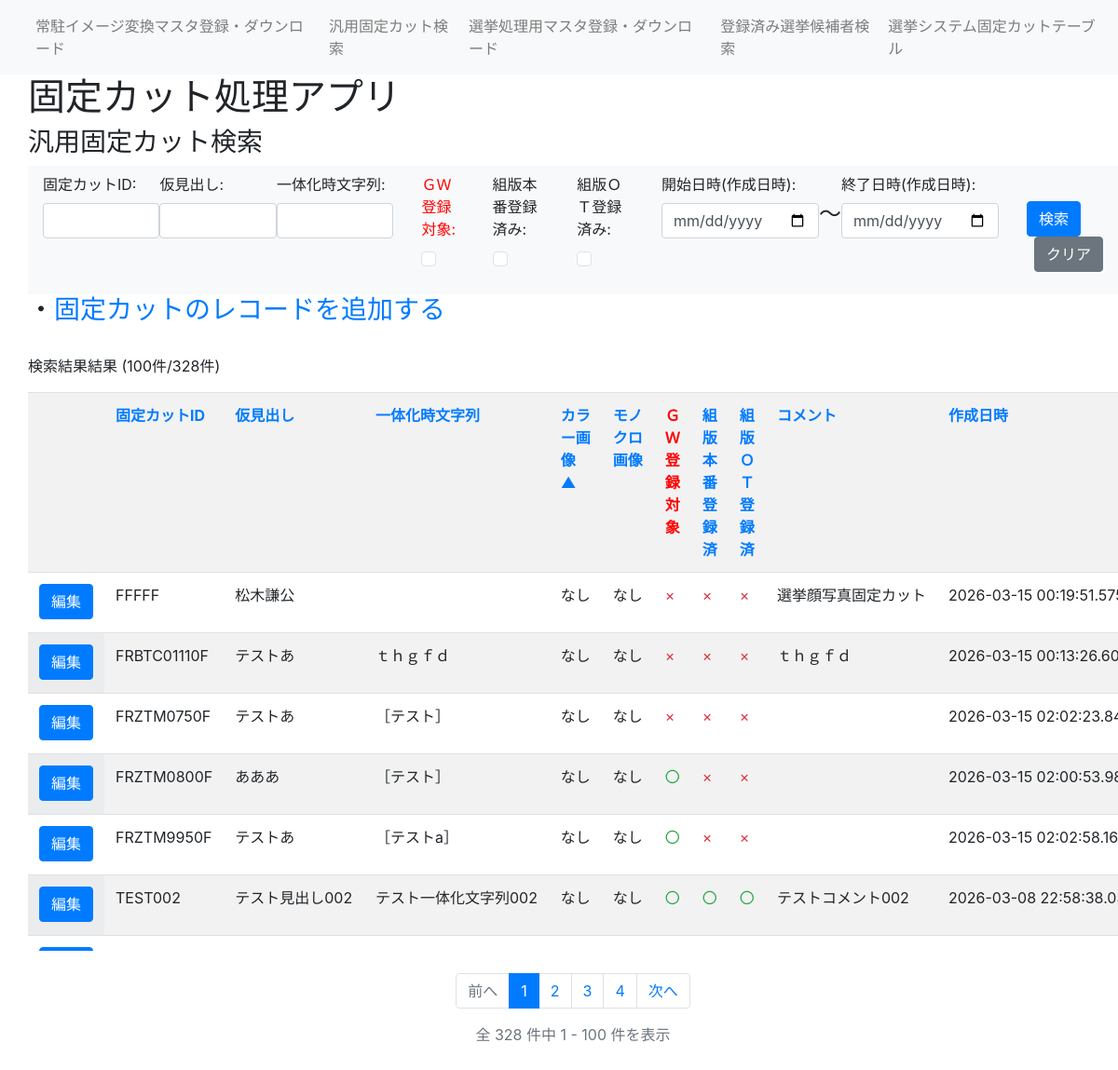
The page /general/1?midashi=&ID=&Str=&GWFlg=&prodFlg=&OTFlg=&startdate=&enddate=&sort_by=colorUrl&sort_dir=asc on the database its author committed.
### fixedcut_app/models/fixedcut.py (models this page shows)
class FixedCut(db.Model):
    ___tablename__ = "fixedcut"
    id = db.Column(db.String(20), primary_key=True) #固定カットID
    midashi = db.Column(db.String(30)) #仮見出し
    Str = db.Column(db.String(100)) #一体化時文字列
    colorUrl = db.Column(db.String(100)) #カラー画像のURL
    monoUrl = db.Column(db.String(100)) #モノクロ画像のURL
    GWFlg = db.Column(db.Boolean, default=False) #GW登録対象
    prodFlg = db.Column(db.Boolean, default=False) #組版本番登録済みか
    OTFlg = db.Column(db.Boolean, default=False) #組版OT系登録済みか
    comment = db.Column(db.String(255)) #コメント
    created_at = db.Column(db.DateTime, nullable=False, default=datetime.now)  # 作成日時
    updated_at = db.Column(db.DateTime, nullable=False, default=datetime.now, onupdate=datetime.now)  # 更新日時

### fixedcut_app/views.py (the view)
@app.route('/general', methods=['GET', 'POST'])
@app.route('/general/<int:page>', methods=['GET', 'POST'])
def general(page=1):
    from fixedcut_app.views_general import general_handler
    return general_handler(page=page)

### fixedcut_app/views.py (called while the page is built)
@app.before_request
def log_request():
    app.logger.info("Request: %s %s from %s", request.method, request.path, request.remote_addr)

### fixedcut_app/templates/general.html (shortened to what this page needs)
{% extends 'layout.html' %}
{% block header %}
<h3>汎用固定カット検索</h3>
{% endblock %}
{% block content %}
<h3>・<a href="/general_add">固定カットのレコードを追加する</a></h3>
{% endblock %}
{% block serchbar %}
<nav class="navbar navbar-expand-lg navbar-light bg-light">
    <form class="form-group" action="{{ url_for('general') }}" method="POST">
        <ul class="navbar-nav">
            <li class="nav-item">
                <label for="ID">固定カットID:</label>
                <input name="ID" type="text" class="form-control" id="ID" value="{{ savelist[1] }}">
            </li>
            <li class="nav-item">
                <label for="midashi">仮見出し:</label>
                <input name="midashi" type="text" class="form-control" id="midashi" value="{{ savelist[0] }}">
            </li>
            <li class="nav-item">
                <label for="Str">一体化時文字列:</label>
                <input name="Str" type="text" class="form-control" id="Str" value="{{ savelist[2] }}">
            </li>
            <li class="nav-item pad">
                <label for="GWFlg"><font color="red">ＧＷ登録対象:</font></label>
                <br>
                {% if savelist[3]=="on" %}
                <input name="GWFlg" type="checkbox" class="form-check-input ms-auto" id="checkTab1" checked>
                {% else %}
                <input name="GWFlg" type="checkbox" class="form-check-input ms-auto" id="checkTab1">
                {% endif %}
            </li>
            <li class="nav-item pad">
                <label for="prodFlg">組版本番登録済み:</label>
                <br>
                {% if savelist[4]=="on" %}
                <input name="prodFlg" type="checkbox" class="form-check-input ms-auto" id="checkTab1" checked>
                {% else %}
                <input name="prodFlg" type="checkbox" class="form-check-input ms-auto" id="checkTab1">
                {% endif %}
            </li>
            <li class="nav-item pad">
                <label for="OTFlg">組版ＯＴ登録済み:</label>
                <br>
                {% if savelist[5]=="on" %}
                <input name="OTFlg" type="checkbox" class="form-check-input ms-auto" id="checkTab1" checked>
                {% else %}
                <input name="OTFlg" type="checkbox" class="form-check-input ms-auto" id="checkTab1">
                {% endif %}
            </li>
            <li class="nav-item pad">
                <label for="startdate">開始日時(作成日時):</label>
                <input name="startdate" type="date" class="form-control" id="startdate" value="{{ savelist[6] }}">
            </li>
            <li class="nav-item pad-above">
                <h4>～</h4>
            </li>
            <li class="nav-item ">
                <label for="enddate">終了日時(作成日時):</label>
                <input name="enddate" type="date" class="form-control" id="enddate" value="{{ savelist[7] }}">
            </li>
            <li class="nav-item pad pad-above">
                <button type="submit" class="btn btn-primary">検索</button>
                <button type="button" class="btn btn-secondary ms-2" onclick="clearForm()">クリア</button>
            </li>
        </ul>
    </form>
</nav>
{% endblock %}
{% block serch_result %}
 <div class="pad">
    {% set id_q = savelist[1] %}
    {% set midashi_q = savelist[0] %}
    {% set str_q = savelist[2] %}
    {% set gw_q = savelist[3] %}
    {% set prod_q = savelist[4] %}
    {% set ot_q = savelist[5] %}
    {% set start_q = savelist[6] %}
    {% set end_q = savelist[7] %}
    {% macro sort_link(label, key, text_color='') -%}
        {%- set next_dir = 'desc' if sort_by == key and sort_dir == 'asc' else 'asc' -%}
        <a href="{{ url_for('general', page=1, midashi=midashi_q, ID=id_q, Str=str_q, GWFlg=gw_q, prodFlg=prod_q, OTFlg=ot_q, startdate=start_q, enddate=end_q, sort_by=key, sort_dir=next_dir) }}" {% if text_color %}style="color: {{ text_color }};"{% endif %}>
            {{ label }}
            {% if sort_by == key %}
                {% if sort_dir == 'asc' %}
                    ▲
                {% else %}
                    ▼
                {% endif %}
            {% endif %}
        </a>
    {%- endmacro %}
    <p>検索結果結果
        {% if results | length > 0 %}
        ({{ results | length }}件/{{ pagination.total }}件)
        {% endif %}
    </p>
    <div class="table-container-vertical">
    <table class="table table-striped table-hover">
        <tr>
            <th></th>
            <th>{{ sort_link('固定カットID', 'id') }}</th>
            <th>{{ sort_link('仮見出し', 'midashi') }}</th>
            <th>{{ sort_link('一体化時文字列', 'Str') }}</th>
            <th>{{ sort_link('カラー画像', 'colorUrl') }}</th>
            <th>{{ sort_link('モノクロ画像', 'monoUrl') }}</th>
            <th>{{ sort_link('ＧＷ登録対象', 'GWFlg', 'red') }}</th>
            <th>{{ sort_link('組版本番登録済', 'prodFlg') }}</th>
            <th>{{ sort_link('組版ＯＴ登録済', 'OTFlg') }}</th>
            <th>{{ sort_link('コメント', 'comment') }}</th>
            <th>{{ sort_link('作成日時', 'created_at') }}</th>
        </tr>
        {% for res in results %}
        <tr>
            <td class=table-data>
                <button onclick="location.href='/general_detail/{{ res.id }}'" class="btn btn-primary">編集</button>
            </td>
            <td class=table-data>{{ res.id }}</td>
            <td class=table-data>{{ res.midashi }}</td>
            <td class=table-data>{{ res.Str }}</td>
            <td class=table-data>
                {% if ".eps" in res.colorUrl %}
                <a href="{{ url_for('download', filename=res.colorUrl) }}">ダウンロード</a></td>
                {% elif ".jpg" in res.colorUrl %}
                <img src="{{ url_for('static', filename=res.colorUrl) }}" height="50" alt="">
                {% elif ".jpeg" in res.colorUrl %}
                <img src="{{ url_for('static', filename=res.colorUrl) }}" height="50" alt="">
                {% elif ".svg" in res.colorUrl %}
                <img src="{{ url_for('static', filename=res.colorUrl) }}" height="50" alt="">
                {% else %}
                <p>なし</p>
                {% endif %}
            <td class=table-data>
                {% if ".eps" in res.monoUrl %}
                <a href="{{ url_for('download', filename=res.monoUrl) }}" download="モノクロ画像.eps">ダウンロード</a>
                {% elif ".jpg" in res.monoUrl %}
                <img src="{{ url_for('static', filename=res.monoUrl) }}" height="50" alt="">
                {% elif ".jpeg" in res.monoUrl %}
                <img src="{{ url_for('static', filename=res.monoUrl) }}" height="50" alt="">
                {% elif ".svg" in res.monoUrl %}
                <img src="{{ url_for('static', filename=res.monoUrl) }}" height="50" alt="">
                {% else %}
                <p>なし</p>
                {% endif %}
            </td>
            <td class=table-data>
                {% if res.GWFlg %}
                <span class="text-success">〇</span>
                {% else %}
                <span class="text-danger">×</span>
                {% endif %}
            </td>
            <td class=table-data>
                {% if res.prodFlg %}
                <span class="text-success">〇</span>
                {% else %}
                <span class="text-danger">×</span>
                {% endif %}
            </td>
            <td class=table-data>
                {% if res.OTFlg %}
                <span class="text-success">〇</span>
                {% else %}
                <span class="text-danger">×</span>
                {% endif %}
            </td>
            <td class=table-data>{{ res.comment }}</td>
            <td class=table-data>{{ res.created_at }}</td>
        </tr>
         {% endfor %}
    </table>
    </div>
    {% if pagination %}
    <nav aria-label="ページナビゲーション" class="mt-4">
        <ul class="pagination justify-content-center">
            {% if pagination.has_prev %}
            <li class="page-item">
                <a class="page-link" href="{{ url_for('general', page=pagination.prev_num, midashi=savelist[0], ID=savelist[1], Str=savelist[2], GWFlg=savelist[3], prodFlg=savelist[4], OTFlg=savelist[5], startdate=savelist[6], enddate=savelist[7], sort_by=sort_by, sort_dir=sort_dir) }}">前へ</a>
            </li>
            {% else %}
            <li class="page-item disabled">
                <span class="page-link">前へ</span>
            </li>
            {% endif %}
            {% for page_num in pagination.iter_pages() %}
                {% if page_num %}
                    {% if page_num == pagination.page %}
                    <li class="page-item active">
                        <span class="page-link">{{ page_num }}</span>
                    </li>
                    {% else %}
                    <li class="page-item">
                        <a class="page-link" href="{{ url_for('general', page=page_num, midashi=savelist[0], ID=savelist[1], Str=savelist[2], GWFlg=savelist[3], prodFlg=savelist[4], OTFlg=savelist[5], startdate=savelist[6], enddate=savelist[7], sort_by=sort_by, sort_dir=sort_dir) }}">{{ page_num }}</a>
                    </li>
                    {% endif %}
                {% else %}
                    <li class="page-item disabled">
                        <span class="page-link">...</span>
                    </li>
                {% endif %}
            {% endfor %}
            {% if pagination.has_next %}
            <li class="page-item">
                <a class="page-link" href="{{ url_for('general', page=pagination.next_num, midashi=savelist[0], ID=savelist[1], Str=savelist[2], GWFlg=savelist[3], prodFlg=savelist[4], OTFlg=savelist[5], startdate=savelist[6], enddate=savelist[7], sort_by=sort_by, sort_dir=sort_dir) }}">次へ</a>
            </li>
            {% else %}
            <li class="page-item disabled">
                <span class="page-link">次へ</span>
            </li>
            {% endif %}
        </ul>
        <p class="text-center text-muted mt-2">
            全 {{ pagination.total }} 件中 {{ pagination.page * 100 - 99 }} - {{ [pagination.page * 100, pagination.total]|min }} 件を表示
        </p>
    </nav>
    {% endif %}
</div>
{% endblock %}

### fixedcut_app/templates/static/css/style.css (style rules this page uses)
.pad { padding-left: 30px; }
.pad-above { padding-top: 30px; }
.table-data { height: 100%; overflow: hidden; white-space: nowrap; text-overflow: ellipsis; }
.table-striped tbody tr:nth-of-type(odd) .table-data:first-child { background: #f8f9fa; }
.table-striped tbody tr:nth-of-type(even) .table-data:first-child { background: white; }
.table-container-vertical { overflow-y: auto; max-height: 600px; }
.table-container-vertical table { width: 100%; }
.table-container-vertical th { position: sticky; top: 0; background: white; z-index: 1; }

### rows shown on the page
FixedCut: id "FFFFF", midashi "松木謙公", colorUrl "なし", monoUrl "なし", comment "選挙顔写真固定カット", created_at "2026-03-15…"
FixedCut: id "FRBTC01110F", midashi "テストあ", Str "ｔｈｇｆｄ", colorUrl "なし", monoUrl "なし", comment "ｔｈｇｆｄ", created_at "2026-03-15…"
FixedCut: id "FRZTM0750F", midashi "テストあ", Str "［テスト］", colorUrl "なし", monoUrl "なし", created_at "2026-03-15…"
FixedCut: id "FRZTM0800F", midashi "あああ", Str "［テスト］", colorUrl "なし", monoUrl "なし", GWFlg "〇", created_at "2026-03-15…"
FixedCut: id "FRZTM9950F", midashi "テストあ", Str "［テストa］", colorUrl "なし", monoUrl "なし", GWFlg "〇", created_at "2026-03-15…"
FixedCut: id "TEST002", midashi "テスト見出し002", Str "テスト一体化文字列002", colorUrl "なし", monoUrl "なし", GWFlg "〇", prodFlg "〇", OTFlg "〇", comment "テストコメント002", created_at "2026-03-08…"

### other values the page prints
{{ results | length }} "100"
{{ pagination.total }} "328"
{{ label }} "固定カットID 仮見出し 一体化時文字列 カラー画像 モノクロ画像 ＧＷ登録対象 組版本番登録済 組版ＯＴ登録済 コメント 作成日時"
{{ page_num }} "1"
{{ page_num }} "2" "3" "4"
{{ pagination.page * 100 - 99 }} "1"
{{ [pagination.page * 100, pagination.total]|min }} "100"
